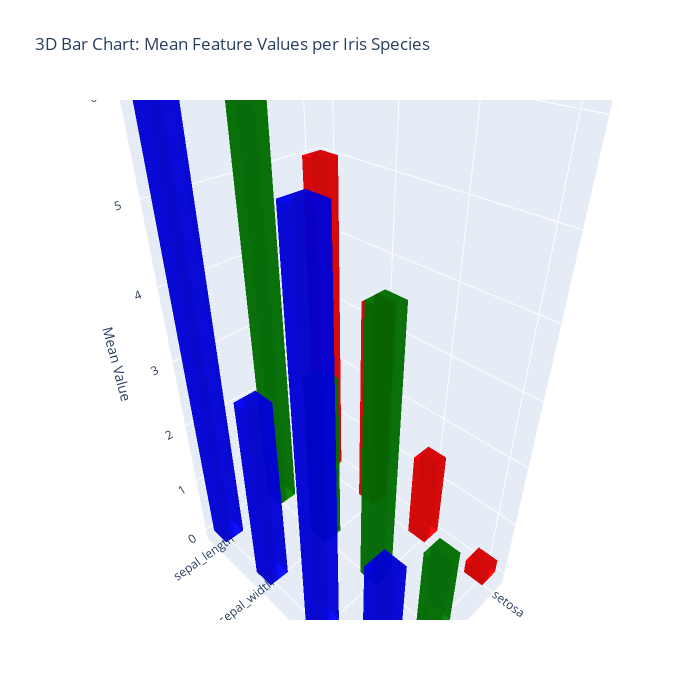

The notebook cell this image was saved under:
### Code cell
import numpy as np
import pandas as pd
import plotly.graph_objects as go
import seaborn as sns

# Load the Iris dataset and compute mean values per species for each feature
# iris = sns.load_dataset("iris")
features = ['sepal_length', 'sepal_width', 'petal_length', 'petal_width']
species = iris['species'].unique()
group_means = iris.groupby('species')[features].mean()

# Define colors for each species
colors = {'setosa': 'red', 'versicolor': 'green', 'virginica': 'blue'}

# Set bar dimensions in x and y directions
dx, dy = 0.3, 0.3

traces = []
for i, sp in enumerate(species):
    for j, feat in enumerate(features):
        height = group_means.loc[sp, feat]
        # Define base coordinates for the bar (centered at (i, j))
        x0, x1 = i - dx/2, i + dx/2
        y0, y1 = j - dy/2, j + dy/2
        # Define the 8 vertices of the bar
        vertices = np.array([
            [x0, y0, 0], [x1, y0, 0], [x1, y1, 0], [x0, y1, 0],
            [x0, y0, height], [x1, y0, height], [x1, y1, height], [x0, y1, height]
        ])
        # Define faces by splitting each rectangular face into two triangles
        faces = [[0, 1, 2], [0, 2, 3],  # bottom
                 [4, 5, 6], [4, 6, 7],  # top
                 [0, 1, 5], [0, 5, 4],  # front
                 [1, 2, 6], [1, 6, 5],  # right
                 [2, 3, 7], [2, 7, 6],  # back
                 [3, 0, 4], [3, 4, 7]]  # left
        i_faces, j_faces, k_faces = zip(*faces)
        # Create a Mesh3d trace for the bar
        traces.append(go.Mesh3d(
            x=vertices[:, 0],
            y=vertices[:, 1],
            z=vertices[:, 2],
            i=i_faces, j=j_faces, k=k_faces,
            color=colors[sp],
            opacity=0.8,
            name=f"{sp} - {feat}"
        ))

# Build and update the figure layout
fig = go.Figure(data=traces)
fig.update_layout(
    title="3D Bar Chart: Mean Feature Values per Iris Species",
    scene=dict(
        xaxis=dict(title="Species", tickvals=list(range(len(species))), ticktext=list(species)),
        yaxis=dict(title="Features", tickvals=list(range(len(features))), ticktext=features),
        zaxis=dict(title="Mean Value")
    ),
    width=700,
    height=700
)

fig.show()

### Figure 1 — Plotly figure (JSON) as saved in the notebook; plotly's stock layout.template omitted (floating-point values rounded to 4 significant figures)
{"data": [{"color": "red", "i": [0, 0, 4, 4, 0, 0, 1, 1, 2, 2, 3, 3], "j": [1, 2, 5, 6, 1, 5, 2, 6, 3, 7, 0, 4], "k": [2, 3, 6, 7, 5, 4, 6, 5, 7, 6, 4, 7], "name": "setosa - sepal_length", "opacity": 0.8, "type": "mesh3d", "x": [-0.15, 0.15, 0.15, -0.15, -0.15, 0.15, 0.15, -0.15], "y": [-0.15, -0.15, 0.15, 0.15, -0.15, -0.15, 0.15, 0.15], "z": [0, 0, 0, 0, 5.006, 5.006, 5.006, 5.006]}, {"color": "red", "i": [0, 0, 4, 4, 0, 0, 1, 1, 2, 2, 3, 3], "j": [1, 2, 5, 6, 1, 5, 2, 6, 3, 7, 0, 4], "k": [2, 3, 6, 7, 5, 4, 6, 5, 7, 6, 4, 7], "name": "setosa - sepal_width", "opacity": 0.8, "type": "mesh3d", "x": [-0.15, 0.15, 0.15, -0.15, -0.15, 0.15, 0.15, -0.15], "y": [0.85, 0.85, 1.15, 1.15, 0.85, 0.85, 1.15, 1.15], "z": [0, 0, 0, 0, 3.428, 3.428, 3.428, 3.428]}, {"color": "red", "i": [0, 0, 4, 4, 0, 0, 1, 1, 2, 2, 3, 3], "j": [1, 2, 5, 6, 1, 5, 2, 6, 3, 7, 0, 4], "k": [2, 3, 6, 7, 5, 4, 6, 5, 7, 6, 4, 7], "name": "setosa - petal_length", "opacity": 0.8, "type": "mesh3d", "x": [-0.15, 0.15, 0.15, -0.15, -0.15, 0.15, 0.15, -0.15], "y": [1.85, 1.85, 2.15, 2.15, 1.85, 1.85, 2.15, 2.15], "z": [0, 0, 0, 0, 1.462, 1.462, 1.462, 1.462]}, {"color": "red", "i": [0, 0, 4, 4, 0, 0, 1, 1, 2, 2, 3, 3], "j": [1, 2, 5, 6, 1, 5, 2, 6, 3, 7, 0, 4], "k": [2, 3, 6, 7, 5, 4, 6, 5, 7, 6, 4, 7], "name": "setosa - petal_width", "opacity": 0.8, "type": "mesh3d", "x": [-0.15, 0.15, 0.15, -0.15, -0.15, 0.15, 0.15, -0.15], "y": [2.85, 2.85, 3.15, 3.15, 2.85, 2.85, 3.15, 3.15], "z": [0, 0, 0, 0, 0.246, 0.246, 0.246, 0.246]}, {"color": "green", "i": [0, 0, 4, 4, 0, 0, 1, 1, 2, 2, 3, 3], "j": [1, 2, 5, 6, 1, 5, 2, 6, 3, 7, 0, 4], "k": [2, 3, 6, 7, 5, 4, 6, 5, 7, 6, 4, 7], "name": "versicolor - sepal_length", "opacity": 0.8, "type": "mesh3d", "x": [0.85, 1.15, 1.15, 0.85, 0.85, 1.15, 1.15, 0.85], "y": [-0.15, -0.15, 0.15, 0.15, -0.15, -0.15, 0.15, 0.15], "z": [0, 0, 0, 0, 5.936, 5.936, 5.936, 5.936]}, {"color": "green", "i": [0, 0, 4, 4, 0, 0, 1, 1, 2, 2, 3, 3], "j": [1, 2, 5, 6, 1, 5, 2, 6, 3, 7, 0, 4], "k": [2, 3, 6, 7, 5, 4, 6, 5, 7, 6, 4, 7], "name": "versicolor - sepal_width", "opacity": 0.8, "type": "mesh3d", "x": [0.85, 1.15, 1.15, 0.85, 0.85, 1.15, 1.15, 0.85], "y": [0.85, 0.85, 1.15, 1.15, 0.85, 0.85, 1.15, 1.15], "z": [0, 0, 0, 0, 2.77, 2.77, 2.77, 2.77]}, {"color": "green", "i": [0, 0, 4, 4, 0, 0, 1, 1, 2, 2, 3, 3], "j": [1, 2, 5, 6, 1, 5, 2, 6, 3, 7, 0, 4], "k": [2, 3, 6, 7, 5, 4, 6, 5, 7, 6, 4, 7], "name": "versicolor - petal_length", "opacity": 0.8, "type": "mesh3d", "x": [0.85, 1.15, 1.15, 0.85, 0.85, 1.15, 1.15, 0.85], "y": [1.85, 1.85, 2.15, 2.15, 1.85, 1.85, 2.15, 2.15], "z": [0, 0, 0, 0, 4.26, 4.26, 4.26, 4.26]}, {"color": "green", "i": [0, 0, 4, 4, 0, 0, 1, 1, 2, 2, 3, 3], "j": [1, 2, 5, 6, 1, 5, 2, 6, 3, 7, 0, 4], "k": [2, 3, 6, 7, 5, 4, 6, 5, 7, 6, 4, 7], "name": "versicolor - petal_width", "opacity": 0.8, "type": "mesh3d", "x": [0.85, 1.15, 1.15, 0.85, 0.85, 1.15, 1.15, 0.85], "y": [2.85, 2.85, 3.15, 3.15, 2.85, 2.85, 3.15, 3.15], "z": [0, 0, 0, 0, 1.326, 1.326, 1.326, 1.326]}, {"color": "blue", "i": [0, 0, 4, 4, 0, 0, 1, 1, 2, 2, 3, 3], "j": [1, 2, 5, 6, 1, 5, 2, 6, 3, 7, 0, 4], "k": [2, 3, 6, 7, 5, 4, 6, 5, 7, 6, 4, 7], "name": "virginica - sepal_length", "opacity": 0.8, "type": "mesh3d", "x": [1.85, 2.15, 2.15, 1.85, 1.85, 2.15, 2.15, 1.85], "y": [-0.15, -0.15, 0.15, 0.15, -0.15, -0.15, 0.15, 0.15], "z": [0, 0, 0, 0, 6.588, 6.588, 6.588, 6.588]}, {"color": "blue", "i": [0, 0, 4, 4, 0, 0, 1, 1, 2, 2, 3, 3], "j": [1, 2, 5, 6, 1, 5, 2, 6, 3, 7, 0, 4], "k": [2, 3, 6, 7, 5, 4, 6, 5, 7, 6, 4, 7], "name": "virginica - sepal_width", "opacity": 0.8, "type": "mesh3d", "x": [1.85, 2.15, 2.15, 1.85, 1.85, 2.15, 2.15, 1.85], "y": [0.85, 0.85, 1.15, 1.15, 0.85, 0.85, 1.15, 1.15], "z": [0, 0, 0, 0, 2.974, 2.974, 2.974, 2.974]}, {"color": "blue", "i": [0, 0, 4, 4, 0, 0, 1, 1, 2, 2, 3, 3], "j": [1, 2, 5, 6, 1, 5, 2, 6, 3, 7, 0, 4], "k": [2, 3, 6, 7, 5, 4, 6, 5, 7, 6, 4, 7], "name": "virginica - petal_length", "opacity": 0.8, "type": "mesh3d", "x": [1.85, 2.15, 2.15, 1.85, 1.85, 2.15, 2.15, 1.85], "y": [1.85, 1.85, 2.15, 2.15, 1.85, 1.85, 2.15, 2.15], "z": [0, 0, 0, 0, 5.552, 5.552, 5.552, 5.552]}, {"color": "blue", "i": [0, 0, 4, 4, 0, 0, 1, 1, 2, 2, 3, 3], "j": [1, 2, 5, 6, 1, 5, 2, 6, 3, 7, 0, 4], "k": [2, 3, 6, 7, 5, 4, 6, 5, 7, 6, 4, 7], "name": "virginica - petal_width", "opacity": 0.8, "type": "mesh3d", "x": [1.85, 2.15, 2.15, 1.85, 1.85, 2.15, 2.15, 1.85], "y": [2.85, 2.85, 3.15, 3.15, 2.85, 2.85, 3.15, 3.15], "z": [0, 0, 0, 0, 2.026, 2.026, 2.026, 2.026]}], "layout": {"height": 700, "scene": {"aspectmode": "auto", "aspectratio": {"x": 0.6243, "y": 0.8957, "z": 1.788}, "camera": {"center": {"x": 0, "y": 0, "z": 0}, "eye": {"x": 1.026, "y": 1.026, "z": 1.026}, "projection": {"type": "perspective"}, "up": {"x": -0.005012, "y": 0.005037, "z": 1.0}}, "xaxis": {"ticktext": ["setosa", "versicolor", "virginica"], "tickvals": [0, 1, 2], "title": {"text": "Species"}, "type": "linear"}, "yaxis": {"ticktext": ["sepal_length", "sepal_width", "petal_length", "petal_width"], "tickvals": [0, 1, 2, 3], "title": {"text": "Features"}, "type": "linear"}, "zaxis": {"title": {"text": "Mean Value"}, "type": "linear"}}, "title": {"text": "3D Bar Chart: Mean Feature Values per Iris Species"}, "width": 700}}
